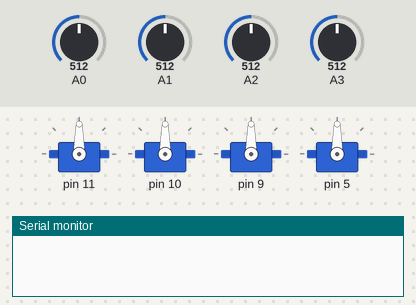
Recording of a sketch running on a simulated Arduino Uno, built with avr-gcc and run on an emulated ATmega328P. Parts: 4 × servo, the last lines printed to the serial monitor. The test bench sets the inputs (shaded band); at power-on: A0 = 512, A1 = 512, A2 = 512, A3 = 512.

Above: at 1.2 s.
1.3 s: A0 set to 468
3.4 s: A0 set to 433
At 4.35 s:
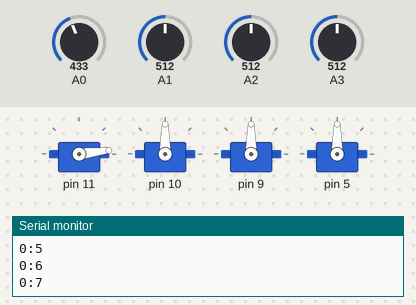
6.4 s: A1 set to 458
At 9.0 s:
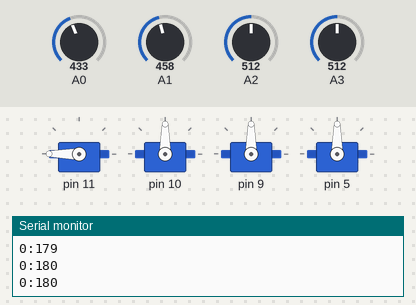
9.3 s: A1 set to 434
At 10.31 s:
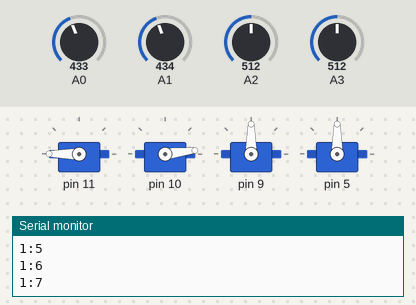
12.3 s: A2 set to 464
At 14.4 s:
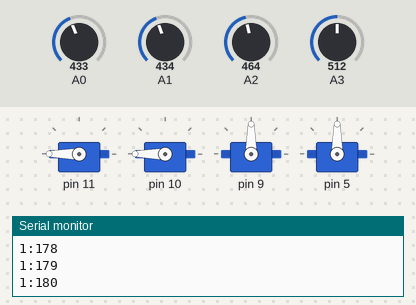
15.3 s: A2 set to 435
Timing chart, 0 to 21.3 s (numbered marks = the images above; inputs shaded):
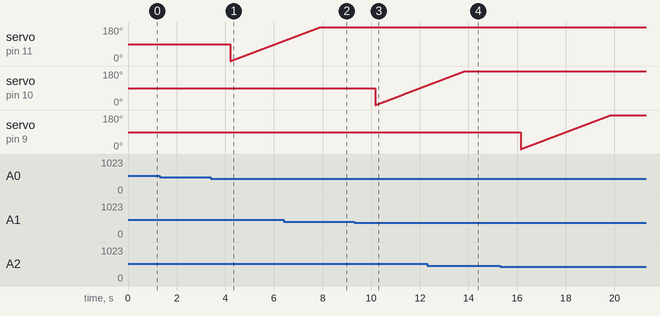

Measured:
- the behaviour switches between 450 and 449 on A0 (found by bisection; images 0 and 1)
- the behaviour switches between 450 and 449 on A1 (found by bisection; images 2 and 3)
- after the input at 1.3 s, every drawn part: stays the same

The sketch:

brazo_2.ino
```cpp
#include <Servo.h>
Servo motor[4];
Servo motorcin;
int pos[4];
//int velocidad = 100; //grados por segundo (20-180)
int retraso = 20;
/*const int joystickDefault[4] = {
  510, //X L3
  496, //Y L3 <1021
  504, //Y R3
  509  //X R3
};*/

bool estaEnElCentro(int id) {
  return analogRead(id) <= 550 && analogRead(id) >= 450;
}

/*float calcularRetraso(int id, bool der) {
  float diferencia = der ? 180-posicionActual[id] : posicionActual[id];
  Serial.println(diferencia);
  Serial.println(velocidad);
  float duracion = (diferencia/velocidad);
  Serial.println(duracion);
  float duracionMs = duracion*1000;
  Serial.println(duracionMs);
  return duracionMs / diferencia;
}*/

void moverBrazoDer(int id) {
  //float retraso = calcularRetraso(id, false);
  for (int i = pos[id]; i >= 0 && !estaEnElCentro(id) ; i--) {
    motor[id].write(i);
    log(id, i);
    delay(retraso);
    pos[id] = i;
  }
}


void moverBrazoIzq(int id) {
  //float retraso = calcularRetraso(id, true);
  for (int i = pos[id]; i <= 180 && !estaEnElCentro(id); i++) {
    motor[id].write(i);
    log(id, i);
    delay(retraso);
    pos[id] = i;
  }
}


void log(int joystick, int pos) {
  Serial.print(joystick);
  Serial.print(":");
  Serial.print(pos);
  Serial.println("");
}


void setup() {
  motor[0].attach(11);
  motor[1].attach(10);
  motor[2].attach(9);
  motor[3].attach(5);
  Serial.begin(9600);

}

/**
 * Devuelve la posicion del joystick
 * @return int
 */
int posicionJoystick(int id) {
  return analogRead(id);
}

/**
 * Se fija si esta movido el joystick, y mueve el servo
 * asociado en la direccion correspondiente
 */
void moverBrazo(int id) {
  if (posicionJoystick(id) < 450) {
    moverBrazoIzq(id);
  }

  if (posicionJoystick(id) > 550) {
    moverBrazoDer(id);
  }
}

/**
 * Devuelve el id maximo que puede tener un joystick
 */
int maxIdJoystick() {
  return (sizeof(pos) / sizeof(int))-1;
}

void loop()
{
  delay(200);
  for (int j = 0; j <= maxIdJoystick(); j++) {
    moverBrazo(j);
    delay(200);
  }

}
```
